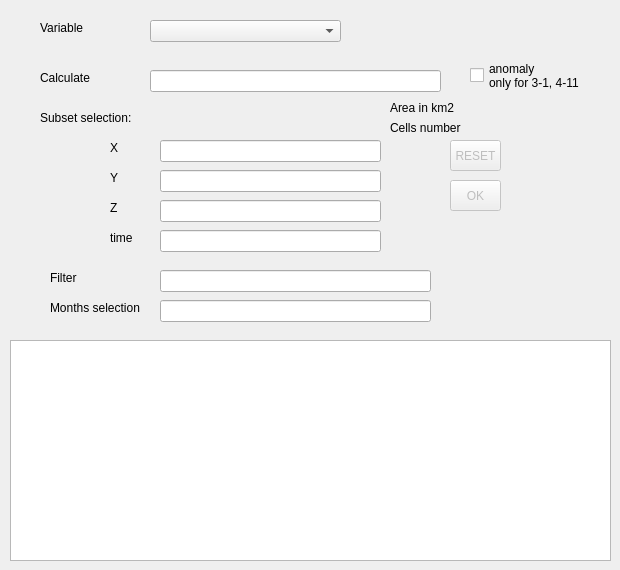
   <widget class="QWidget" name="subset">
    <property name="enabled">
     <bool>true</bool>
    </property>
    <property name="autoFillBackground">
     <bool>true</bool>
    </property>
    <attribute name="title">
     <string>Subset</string>
    </attribute>
    <widget class="QComboBox" name="varBox">
     <property name="geometry">
      <rect>
       <x>150</x>
       <y>20</y>
       <width>191</width>
       <height>22</height>
      </rect>
     </property>
    </widget>
    <widget class="QLabel" name="label21">
     <property name="geometry">
      <rect>
       <x>40</x>
       <y>20</y>
       <width>61</width>
       <height>16</height>
      </rect>
     </property>
     <property name="text">
      <string>Variable</string>
     </property>
    </widget>
    <widget class="QLabel" name="label22">
     <property name="geometry">
      <rect>
       <x>40</x>
       <y>70</y>
       <width>55</width>
       <height>16</height>
      </rect>
     </property>
     <property name="text">
      <string>Calculate</string>
     </property>
    </widget>
    <widget class="QLineEdit" name="calc">
     <property name="geometry">
      <rect>
       <x>150</x>
       <y>70</y>
       <width>291</width>
       <height>22</height>
      </rect>
     </property>
    </widget>
    <widget class="QLabel" name="label23">
     <property name="geometry">
      <rect>
       <x>40</x>
       <y>110</y>
       <width>111</width>
       <height>16</height>
      </rect>
     </property>
     <property name="text">
      <string>Subset selection:</string>
     </property>
    </widget>
    <widget class="QLabel" name="label24">
     <property name="geometry">
      <rect>
       <x>110</x>
       <y>140</y>
       <width>41</width>
       <height>16</height>
      </rect>
     </property>
     <property name="text">
      <string>X</string>
     </property>
    </widget>
    <widget class="QLabel" name="label25">
     <property name="geometry">
      <rect>
       <x>110</x>
       <y>170</y>
       <width>31</width>
       <height>16</height>
      </rect>
     </property>
     <property name="text">
      <string>Y</string>
     </property>
    </widget>
    <widget class="QLabel" name="label26">
     <property name="geometry">
      <rect>
       <x>110</x>
       <y>200</y>
       <width>31</width>
       <height>16</height>
      </rect>
     </property>
     <property name="text">
      <string>Z</string>
     </property>
    </widget>
    <widget class="QLabel" name="label27">
     <property name="geometry">
      <rect>
       <x>110</x>
       <y>230</y>
       <width>41</width>
       <height>16</height>
      </rect>
     </property>
     <property name="text">
      <string>time</string>
     </property>
    </widget>
    <widget class="QLineEdit" name="sXX">
     <property name="geometry">
      <rect>
       <x>160</x>
       <y>140</y>
       <width>221</width>
       <height>22</height>
      </rect>
     </property>
    </widget>
    <widget class="QLineEdit" name="sYY">
     <property name="geometry">
      <rect>
       <x>160</x>
       <y>170</y>
       <width>221</width>
       <height>22</height>
      </rect>
     </property>
    </widget>
    <widget class="QLineEdit" name="sZZ">
     <property name="geometry">
      <rect>
       <x>160</x>
       <y>200</y>
       <width>221</width>
       <height>22</height>
      </rect>
     </property>
    </widget>
    <widget class="QLineEdit" name="sTIME">
     <property name="geometry">
      <rect>
       <x>160</x>
       <y>230</y>
       <width>221</width>
       <height>22</height>
      </rect>
     </property>
    </widget>
    <widget class="QLabel" name="label28">
     <property name="geometry">
      <rect>
       <x>50</x>
       <y>270</y>
       <width>55</width>
       <height>16</height>
      </rect>
     </property>
     <property name="text">
      <string>Filter</string>
     </property>
    </widget>
    <widget class="QLabel" name="label29">
     <property name="geometry">
      <rect>
       <x>50</x>
       <y>300</y>
       <width>101</width>
       <height>16</height>
      </rect>
     </property>
     <property name="text">
      <string>Months selection</string>
     </property>
    </widget>
    <widget class="QLineEdit" name="filter">
     <property name="geometry">
      <rect>
       <x>160</x>
       <y>270</y>
       <width>271</width>
       <height>22</height>
      </rect>
     </property>
    </widget>
    <widget class="QLineEdit" name="sMonths">
     <property name="geometry">
      <rect>
       <x>160</x>
       <y>300</y>
       <width>271</width>
       <height>22</height>
      </rect>
     </property>
    </widget>
    <widget class="QToolButton" name="selectB">
     <property name="enabled">
      <bool>false</bool>
     </property>
     <property name="geometry">
      <rect>
       <x>450</x>
       <y>180</y>
       <width>51</width>
       <height>31</height>
      </rect>
     </property>
     <property name="text">
      <string>OK</string>
     </property>
    </widget>
    <widget class="QPlainTextEdit" name="subsetInfo">
     <property name="geometry">
      <rect>
       <x>10</x>
       <y>340</y>
       <width>601</width>
       <height>221</height>
      </rect>
     </property>
     <property name="palette">
      <palette>
       <active>
        <colorrole role="Base">
         <brush brushstyle="SolidPattern">
          <color alpha="255">
           <red>255</red>
           <green>255</green>
           <blue>255</blue>
          </color>
         </brush>
        </colorrole>
       </active>
       <inactive>
        <colorrole role="Base">
         <brush brushstyle="SolidPattern">
          <color alpha="255">
           <red>255</red>
           <green>255</green>
           <blue>255</blue>
          </color>
         </brush>
        </colorrole>
       </inactive>
       <disabled>
        <colorrole role="Base">
         <brush brushstyle="SolidPattern">
          <color alpha="255">
           <red>240</red>
           <green>240</green>
           <blue>240</blue>
          </color>
         </brush>
        </colorrole>
       </disabled>
      </palette>
     </property>
     <property name="autoFillBackground">
      <bool>false</bool>
     </property>
    </widget>
    <widget class="QLabel" name="labelSEL">
     <property name="geometry">
      <rect>
       <x>400</x>
       <y>218</y>
       <width>181</width>
       <height>20</height>
      </rect>
     </property>
     <property name="font">
      <font>
       <pointsize>10</pointsize>
       <weight>50</weight>
       <bold>false</bold>
      </font>
     </property>
     <property name="text">
      <string/>
     </property>
    </widget>
    <widget class="QToolButton" name="resetB">
     <property name="enabled">
      <bool>false</bool>
     </property>
     <property name="geometry">
      <rect>
       <x>450</x>
       <y>140</y>
       <width>51</width>
       <height>31</height>
      </rect>
     </property>
     <property name="text">
      <string>RESET</string>
     </property>
    </widget>
    <widget class="QLabel" name="labelSType">
     <property name="geometry">
      <rect>
       <x>400</x>
       <y>235</y>
       <width>211</width>
       <height>31</height>
      </rect>
     </property>
     <property name="text">
      <string>&lt;html&gt;&lt;head/&gt;&lt;body&gt;&lt;p&gt;&lt;br/&gt;&lt;/p&gt;&lt;/body&gt;&lt;/html&gt;</string>
     </property>
     <property name="wordWrap">
      <bool>true</bool>
     </property>
    </widget>
    <widget class="QLabel" name="label22_2">
     <property name="geometry">
      <rect>
       <x>390</x>
       <y>100</y>
       <width>71</width>
       <height>16</height>
      </rect>
     </property>
     <property name="text">
      <string>Area in km2</string>
     </property>
    </widget>
    <widget class="QLabel" name="akm2lab">
     <property name="geometry">
      <rect>
       <x>470</x>
       <y>100</y>
       <width>111</width>
       <height>16</height>
      </rect>
     </property>
     <property name="text">
      <string/>
     </property>
    </widget>
    <widget class="QLabel" name="label22_3">
     <property name="geometry">
      <rect>
       <x>390</x>
       <y>120</y>
       <width>71</width>
       <height>16</height>
      </rect>
     </property>
     <property name="text">
      <string>Cells number</string>
     </property>
    </widget>
    <widget class="QLabel" name="cnrlab">
     <property name="geometry">
      <rect>
       <x>470</x>
       <y>120</y>
       <width>111</width>
       <height>16</height>
      </rect>
     </property>
     <property name="text">
      <string/>
     </property>
    </widget>
    <widget class="QCheckBox" name="anomalyB">
     <property name="enabled">
      <bool>true</bool>
     </property>
     <property name="geometry">
      <rect>
       <x>470</x>
       <y>60</y>
       <width>121</width>
       <height>31</height>
      </rect>
     </property>
     <property name="text">
      <string>anomaly
only for 3-1, 4-11</string>
     </property>
     <property name="checked">
      <bool>false</bool>
     </property>
    </widget>
   </widget>
